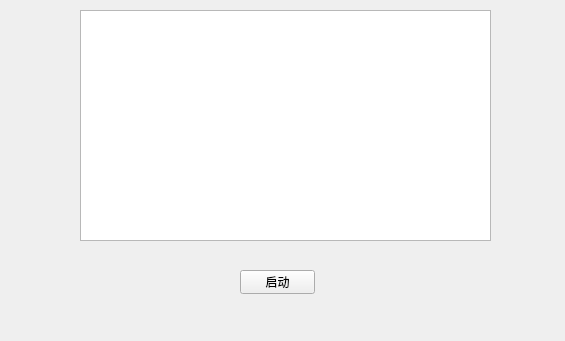
<?xml version="1.0" encoding="UTF-8"?>
<ui version="4.0">
 <class>Form</class>
 <widget class="QWidget" name="Form">
  <property name="geometry">
   <rect>
    <x>0</x>
    <y>0</y>
    <width>565</width>
    <height>341</height>
   </rect>
  </property>
  <property name="windowTitle">
   <string>Form</string>
  </property>
  <widget class="QTextBrowser" name="textBrowser">
   <property name="geometry">
    <rect>
     <x>80</x>
     <y>10</y>
     <width>411</width>
     <height>231</height>
    </rect>
   </property>
  </widget>
  <widget class="QPushButton" name="pushButton">
   <property name="geometry">
    <rect>
     <x>240</x>
     <y>270</y>
     <width>75</width>
     <height>24</height>
    </rect>
   </property>
   <property name="text">
    <string>启动</string>
   </property>
  </widget>
 </widget>
 <resources/>
 <connections/>
</ui>
